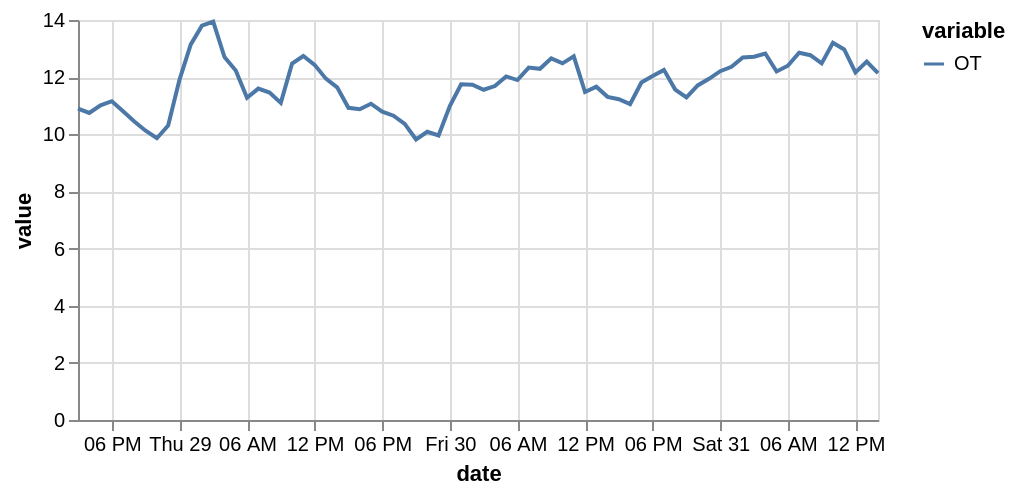

The cell this chart's notebook holds for it:
### Code cell
some_preds[0].plot()

### Figure 1 — Vega specification as saved in the notebook (floating-point values rounded to 4 significant figures)
{"$schema": "https://vega.github.io/schema/vega/v5.json", "data": [{"name": "source_0", "values": [{"date": "2016-12-28T15:00:00.000", "variable": "OT", "value": 10.9}, {"date": "2016-12-28T16:00:00.000", "variable": "OT", "value": 10.75}, {"date": "2016-12-28T17:00:00.000", "variable": "OT", "value": 11.01}, {"date": "2016-12-28T18:00:00.000", "variable": "OT", "value": 11.16}, {"date": "2016-12-28T19:00:00.000", "variable": "OT", "value": 10.81}, {"date": "2016-12-28T20:00:00.000", "variable": "OT", "value": 10.45}, {"date": "2016-12-28T21:00:00.000", "variable": "OT", "value": 10.13}, {"date": "2016-12-28T22:00:00.000", "variable": "OT", "value": 9.862}, {"date": "2016-12-28T23:00:00.000", "variable": "OT", "value": 10.31}, {"date": "2016-12-29T00:00:00.000", "variable": "OT", "value": 11.9}, {"date": "2016-12-29T01:00:00.000", "variable": "OT", "value": 13.14}, {"date": "2016-12-29T02:00:00.000", "variable": "OT", "value": 13.8}, {"date": "2016-12-29T03:00:00.000", "variable": "OT", "value": 13.94}, {"date": "2016-12-29T04:00:00.000", "variable": "OT", "value": 12.7}, {"date": "2016-12-29T05:00:00.000", "variable": "OT", "value": 12.23}, {"date": "2016-12-29T06:00:00.000", "variable": "OT", "value": 11.28}, {"date": "2016-12-29T07:00:00.000", "variable": "OT", "value": 11.6}, {"date": "2016-12-29T08:00:00.000", "variable": "OT", "value": 11.46}, {"date": "2016-12-29T09:00:00.000", "variable": "OT", "value": 11.1}, {"date": "2016-12-29T10:00:00.000", "variable": "OT", "value": 12.48}, {"date": "2016-12-29T11:00:00.000", "variable": "OT", "value": 12.74}, {"date": "2016-12-29T12:00:00.000", "variable": "OT", "value": 12.43}, {"date": "2016-12-29T13:00:00.000", "variable": "OT", "value": 11.95}, {"date": "2016-12-29T14:00:00.000", "variable": "OT", "value": 11.64}, {"date": "2016-12-29T15:00:00.000", "variable": "OT", "value": 10.93}, {"date": "2016-12-29T16:00:00.000", "variable": "OT", "value": 10.87}, {"date": "2016-12-29T17:00:00.000", "variable": "OT", "value": 11.07}, {"date": "2016-12-29T18:00:00.000", "variable": "OT", "value": 10.79}, {"date": "2016-12-29T19:00:00.000", "variable": "OT", "value": 10.65}, {"date": "2016-12-29T20:00:00.000", "variable": "OT", "value": 10.36}, {"date": "2016-12-29T21:00:00.000", "variable": "OT", "value": 9.819}, {"date": "2016-12-29T22:00:00.000", "variable": "OT", "value": 10.09}, {"date": "2016-12-29T23:00:00.000", "variable": "OT", "value": 9.959}, {"date": "2016-12-30T00:00:00.000", "variable": "OT", "value": 10.99}, {"date": "2016-12-30T01:00:00.000", "variable": "OT", "value": 11.75}, {"date": "2016-12-30T02:00:00.000", "variable": "OT", "value": 11.73}, {"date": "2016-12-30T03:00:00.000", "variable": "OT", "value": 11.56}, {"date": "2016-12-30T04:00:00.000", "variable": "OT", "value": 11.69}, {"date": "2016-12-30T05:00:00.000", "variable": "OT", "value": 12.02}, {"date": "2016-12-30T06:00:00.000", "variable": "OT", "value": 11.9}, {"date": "2016-12-30T07:00:00.000", "variable": "OT", "value": 12.34}, {"date": "2016-12-30T08:00:00.000", "variable": "OT", "value": 12.29}, {"date": "2016-12-30T09:00:00.000", "variable": "OT", "value": 12.66}, {"date": "2016-12-30T10:00:00.000", "variable": "OT", "value": 12.48}, {"date": "2016-12-30T11:00:00.000", "variable": "OT", "value": 12.73}, {"date": "2016-12-30T12:00:00.000", "variable": "OT", "value": 11.48}, {"date": "2016-12-30T13:00:00.000", "variable": "OT", "value": 11.67}, {"date": "2016-12-30T14:00:00.000", "variable": "OT", "value": 11.31}, {"date": "2016-12-30T15:00:00.000", "variable": "OT", "value": 11.23}, {"date": "2016-12-30T16:00:00.000", "variable": "OT", "value": 11.06}, {"date": "2016-12-30T17:00:00.000", "variable": "OT", "value": 11.81}, {"date": "2016-12-30T18:00:00.000", "variable": "OT", "value": 12.04}, {"date": "2016-12-30T19:00:00.000", "variable": "OT", "value": 12.25}, {"date": "2016-12-30T20:00:00.000", "variable": "OT", "value": 11.57}, {"date": "2016-12-30T21:00:00.000", "variable": "OT", "value": 11.29}, {"date": "2016-12-30T22:00:00.000", "variable": "OT", "value": 11.71}, {"date": "2016-12-30T23:00:00.000", "variable": "OT", "value": 11.94}, {"date": "2016-12-31T00:00:00.000", "variable": "OT", "value": 12.21}, {"date": "2016-12-31T01:00:00.000", "variable": "OT", "value": 12.36}, {"date": "2016-12-31T02:00:00.000", "variable": "OT", "value": 12.69}, {"date": "2016-12-31T03:00:00.000", "variable": "OT", "value": 12.71}, {"date": "2016-12-31T04:00:00.000", "variable": "OT", "value": 12.83}, {"date": "2016-12-31T05:00:00.000", "variable": "OT", "value": 12.2}, {"date": "2016-12-31T06:00:00.000", "variable": "OT", "value": 12.4}, {"date": "2016-12-31T07:00:00.000", "variable": "OT", "value": 12.85}, {"date": "2016-12-31T08:00:00.000", "variable": "OT", "value": 12.77}, {"date": "2016-12-31T09:00:00.000", "variable": "OT", "value": 12.48}, {"date": "2016-12-31T10:00:00.000", "variable": "OT", "value": 13.2}, {"date": "2016-12-31T11:00:00.000", "variable": "OT", "value": 12.97}, {"date": "2016-12-31T12:00:00.000", "variable": "OT", "value": 12.17}, {"date": "2016-12-31T13:00:00.000", "variable": "OT", "value": 12.54}, {"date": "2016-12-31T14:00:00.000", "variable": "OT", "value": 12.14}], "transform": [{"type": "formula", "expr": "toDate(datum['date'])", "as": "date"}]}, {"name": "source_0_y_domain_value", "values": [{"min": 9.819, "max": 13.94}]}, {"name": "source_0_color_domain_variable", "values": [{"variable": "OT"}]}], "marks": [{"type": "group", "name": "layer_0_pathgroup", "from": {"facet": {"data": "source_0", "name": "faceted_path_layer_0_main", "groupby": ["variable"]}}, "encode": {"update": {"width": {"field": {"signal": null, "datum": null, "group": "width", "parent": null}}, "height": {"field": {"signal": null, "datum": null, "group": "height", "parent": null}}}}, "marks": [{"type": "line", "name": "layer_0_marks", "from": {"data": "faceted_path_layer_0_main"}, "sort": {"field": "x"}, "encode": {"update": {"y": {"field": "value", "scale": "y"}, "x": {"field": "date", "scale": "x"}, "stroke": {"field": "variable", "scale": "color"}, "defined": {"signal": "isValid(datum[\"date\"]) && isFinite(+datum[\"date\"]) && isValid(datum[\"value\"]) && isFinite(+datum[\"value\"])"}}}, "style": ["line"]}]}], "scales": [{"name": "x", "type": "time", "domain": {"data": "source_0", "field": "date"}, "range": [0, {"signal": "width"}]}, {"name": "y", "type": "linear", "domain": [{"signal": "(data(\"source_0_y_domain_value\")[0] || {}).min"}, {"signal": "(data(\"source_0_y_domain_value\")[0] || {}).max"}], "range": [{"signal": "height"}, 0], "zero": true, "nice": true}, {"name": "color", "type": "ordinal", "domain": {"data": "source_0_color_domain_variable", "field": "variable", "sort": true}, "range": "category"}], "axes": [{"scale": "x", "minExtent": 0, "aria": false, "maxExtent": 0, "tickCount": {"signal": "ceil(width/40)"}, "grid": true, "domain": false, "gridScale": "y", "zindex": 0, "labels": false, "ticks": false, "orient": "bottom"}, {"scale": "y", "domain": false, "minExtent": 0, "gridScale": "x", "aria": false, "maxExtent": 0, "grid": true, "zindex": 0, "orient": "left", "ticks": false, "labels": false, "tickCount": {"signal": "ceil(height/40)"}}, {"scale": "x", "zindex": 0, "title": "date", "orient": "bottom", "grid": false, "labelFlush": true, "tickCount": {"signal": "ceil(width/40)"}, "labelOverlap": true}, {"scale": "y", "zindex": 0, "grid": false, "title": "value", "orient": "left", "labelOverlap": true, "tickCount": {"signal": "ceil(height/40)"}}], "height": 200, "style": "cell", "legends": [{"stroke": "color", "symbolType": "stroke", "title": "variable"}], "padding": 5, "background": "white", "width": 400}
